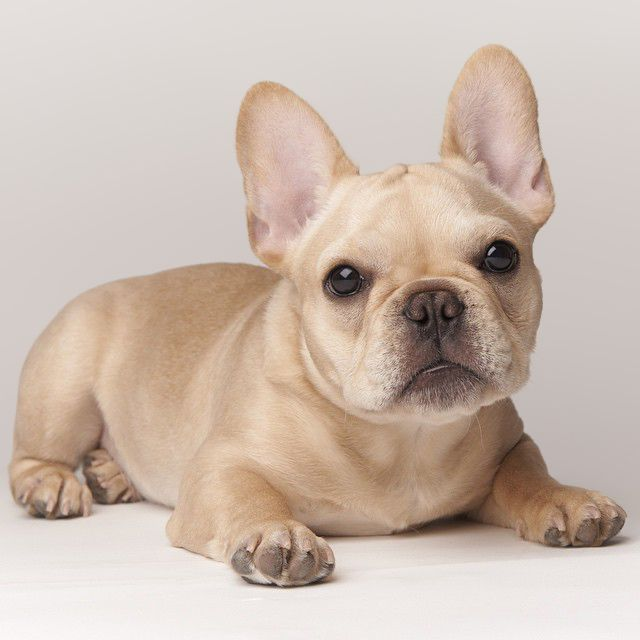
//> input picture Lab1/dog.jpg, 640 x 640 px
$ ./Accessing_Image_Data   (built with g++ and OpenCV 4)
//> lines starting //> are read from the running program, lines starting //| are printed output that depends on the picture
#include<stdio.h> // Standard io
#include<opencv2/core/core.hpp>
#include<opencv2/highgui/highgui.hpp>
#include "opencv2/imgproc/imgproc.hpp"
#include <iostream> // for output
#include <cmath> // Calculate mathmatic
#include<fstream> // Write file output
#include <windows.h> // Add this header for waiting output before close automatically
#include <iomanip> // add for decimal place
#include <limits>

using namespace std;
using namespace cv;

int main()
{

	double total = 0;
	double mean;
	ofstream fout("filename.txt");
	Mat img = imread("dog.jpg", IMREAD_GRAYSCALE);
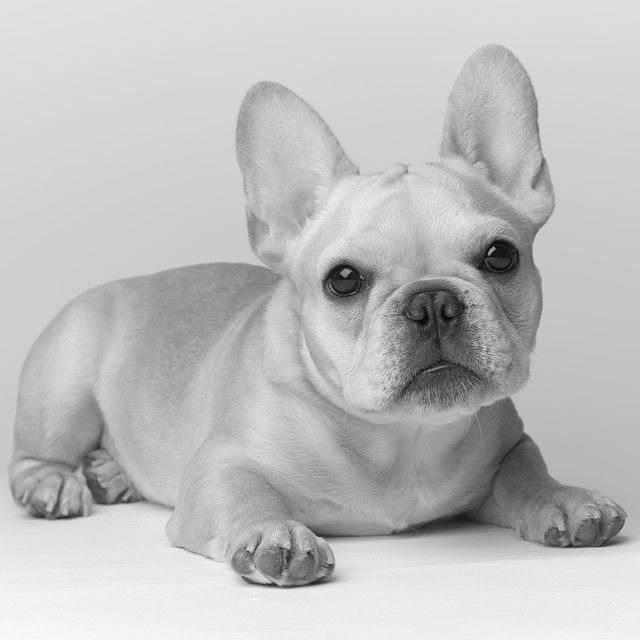
//> img: 640 rows x 640 cols, CV_8UC1; min 0, max 251, mean 190.6
	for (int y = 0; y < img.rows; y++) {
		for (int x = 0; x < img.cols; x++) {
			int color = img.at<uchar>(cv::Point(x, y));
			printf("Grey: %d\n", color);
			total += (img.rows+img.cols);
			fout << "Gray Value is:  " << (int)color << endl; // don't need to cast integer value
		}
	}
//> this loop made 640 passes
//> total on passes 1 to 3: 819200, 1638400, 2457600
//> after the loop, total = 524288000
	 mean = (total / (img.rows * img.cols));
//> mean = 1280
	 fout << std::fixed << std::setprecision(2) << "The average of Gray value is " <<(double)mean << endl; // cast into double value
	 fout.close();
	printf("Average of Gray is : %.2f \n", mean);
//| Average of Gray is : 1280.00
	printf("Calculate Complete\n");
	cout << "Press Enter to Continue";
	cin.ignore();
	return 0;
}

$ run again, with Lab1/Lab1Ex1.jpg copied over Lab1/dog.jpg
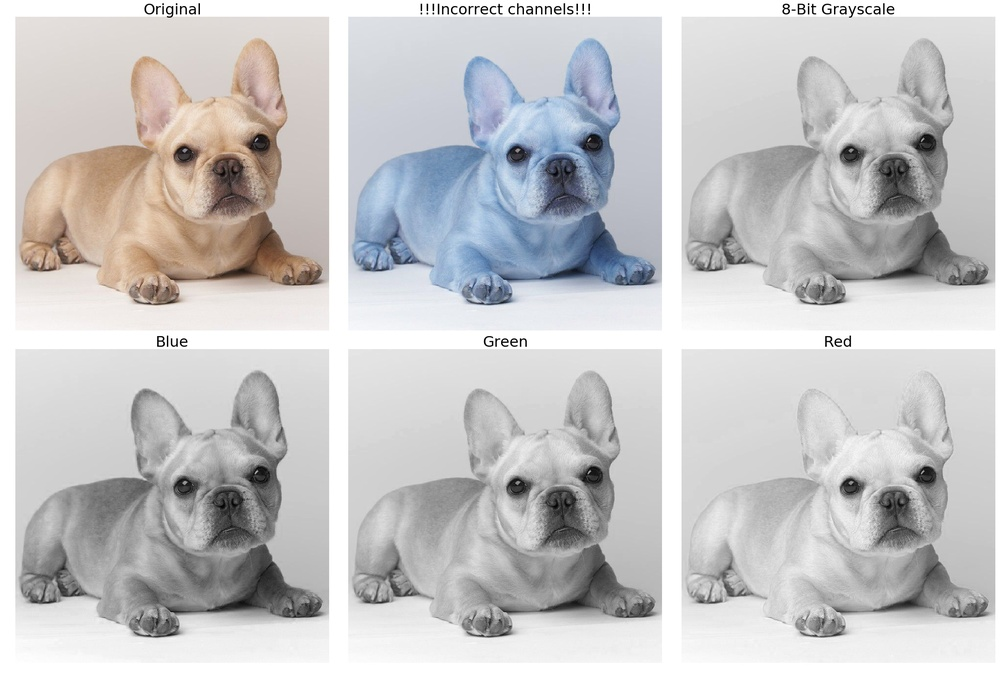
//> input picture Lab1/Lab1Ex1.jpg, 1000 x 674 px, shrunk from 2151 x 1450 before the run
//> `Mat img = imread("dog.jpg", IMREAD_GRAYSCALE);`:
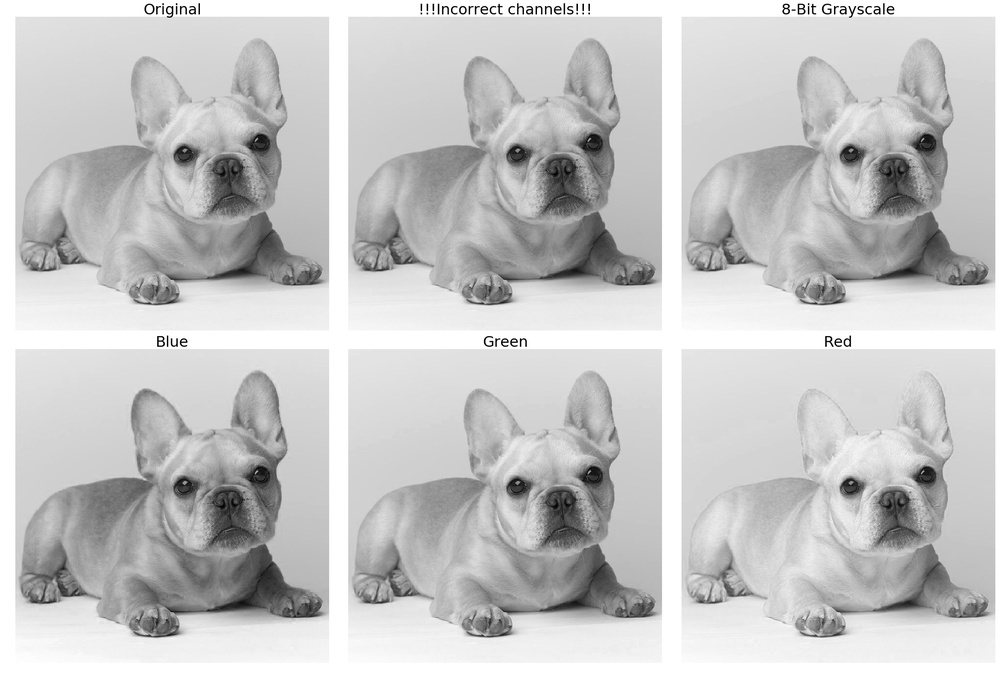
//> img: 674 rows x 1000 cols, CV_8UC1; min 0, max 255, mean 198.2
//> the loop `for (int y = 0; y < img.rows; y++)` made 674 passes
//> total on passes 1 to 3: 1674000, 3348000, 5022000
//> after the loop `for (int y = 0; y < img.rows; y++)`: total = 1.13e+09
//> mean = 1674
//| Average of Gray is : 1674.00
